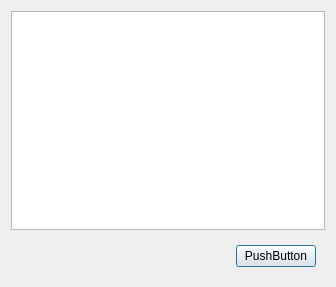
<?xml version="1.0" encoding="UTF-8"?>
<ui version="4.0">
 <class>LogDialog</class>
 <widget class="QDialog" name="LogDialog">
  <property name="geometry">
   <rect>
    <x>0</x>
    <y>0</y>
    <width>336</width>
    <height>287</height>
   </rect>
  </property>
  <property name="windowTitle">
   <string>Dialog</string>
  </property>
  <layout class="QVBoxLayout" name="verticalLayout">
   <item>
    <widget class="QPlainTextEdit" name="plainTextEdit">
     <property name="maximumBlockCount">
      <number>10000</number>
     </property>
    </widget>
   </item>
   <item>
    <widget class="QWidget" name="widget" native="true">
     <layout class="QHBoxLayout" name="horizontalLayout">
      <item>
       <spacer name="horizontalSpacer">
        <property name="orientation">
         <enum>Qt::Horizontal</enum>
        </property>
        <property name="sizeHint" stdset="0">
         <size>
          <width>40</width>
          <height>20</height>
         </size>
        </property>
       </spacer>
      </item>
      <item>
       <widget class="QPushButton" name="pushButton">
        <property name="text">
         <string>PushButton</string>
        </property>
       </widget>
      </item>
     </layout>
    </widget>
   </item>
  </layout>
 </widget>
 <resources/>
 <connections/>
</ui>
